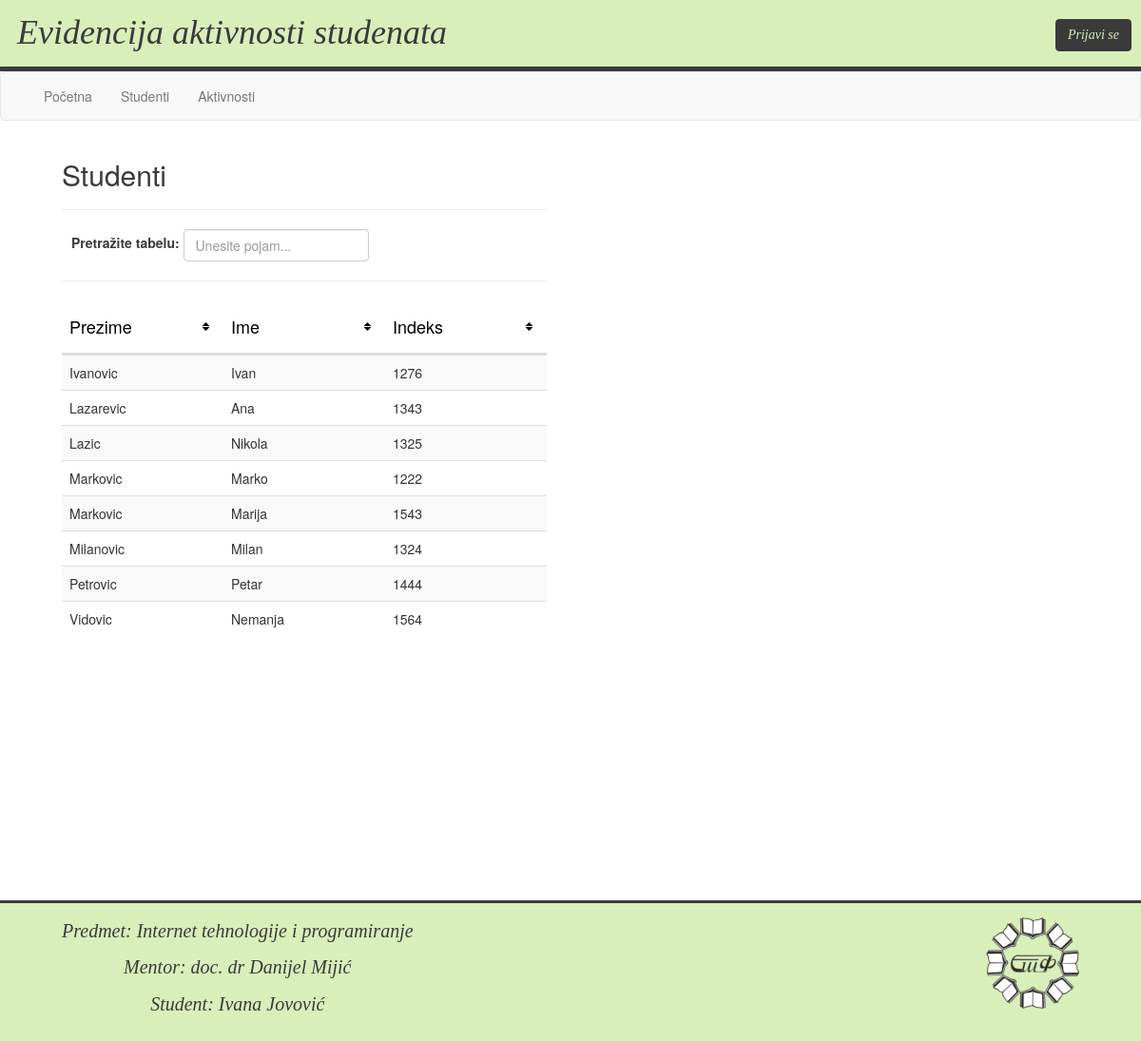
Page /students.php on the committed database.
### tables this page shows
CREATE TABLE IF NOT EXISTS `studenti` (
  `student_id` int(11) NOT NULL AUTO_INCREMENT,
  `student_ime` varchar(32) NOT NULL,
  `student_prezime` varchar(32) NOT NULL,
  `student_index` varchar(8) NOT NULL,
  PRIMARY KEY (`student_id`)
);

### students.php (the view, shortened to what this page needs)
<html>
    <?php include './head.php'; ?>
<body>
    <?php include './header_nav.php'; ?>
    <div class="container-fluid">
        <div class="row content">
            <div class="col-xs-12 col-sm-4 col-lg-11" id="mainDiv" name="mainDiv">
                <div id="tableStudent">
                    <h2>Studenti
                    <?php if(isset($_SESSION["username"])){ ?>
                    <input type="submit" class="btn btn-primary myButtons hiddenButtons" style="float: right" name="addStud" id="addStud" onclick="location.href = 'add_student.php'" value="Dodaj studenta">
                    <hr>
                    <?php }
                    else{ ?>
                    <hr width="510px" style="margin-left: 0px">
                    <?php } ?>
                    </h2>
                    <div id="search" class="search search-container form-inline">
                        <label for="search">Pretražite tabelu: </label>
                        <input id="studentSearchInput" type="text" class="form-control" placeholder="Unesite pojam..." name="search">
                    </div>
                    <?php if(isset($_SESSION["username"])){ ?>
                    <hr>
                    <?php }
                     else{ ?>
                    <hr width="510px" style="margin-left: 0px">
                    <?php } ?>
                    <div class="tableDiv table-responsive">
                    <?php
                    include './db_connection.php';
                    if(isset($_GET['order'])){
                        $order = $_GET['order'];
                    }
                    else{
                        $order = 'student_prezime';
                    }
                    if(isset($_GET['sort'])){
                        $sort = $_GET['sort'];
                    }
                    else{
                        $sort = 'ASC';
                    }
                    $query = "SELECT * FROM `studenti` ORDER BY $order $sort";
                    $sort == 'DESC' ? $sort = 'ASC' : $sort = 'DESC';
                    ?>
                    <table class="table table-striped table-hover" id="studentsTable">
                        <thead>
                            <tr>
                                <th class="table_header"><h4 class="columnName">Prezime</h4><a href="?order=student_prezime&&sort=<?php echo $sort; ?>"><input type="image" class="sort_img" src="css/sort_img.png"/></a></th>
                                <th class="table_header"><h4 class="columnName">Ime</h4><a href="?order=student_ime&&sort=<?php echo $sort; ?>"><input type="image" class="sort_img" src="css/sort_img.png"/></a></th>
                                <th class="table_header"><h4 class="columnName">Indeks</h4><a href="?order=student_index&&sort=<?php echo $sort; ?>"><input type="image" class="sort_img" src="css/sort_img.png"/></a></th>
                            </tr>
                        </thead>
                        <tbody>
                        <?php
                        $result = mysqli_query($connection, $query);
                        if($result){
                            $numrows = mysqli_num_rows($result);
                            if($numrows != 0){
                                for($i = 1; $i <= $numrows; $i++){
                                    $row = mysqli_fetch_array($result);
                                    $studPrezime = $row['student_prezime'];
                                    $studIme = $row['student_ime'];
                                    $studIndex = $row['student_index'];
                                    if($i%2 == 0){
                                    ?>
                                        <tr class="alt">
                                    <?php
                                    }
                                    else{
                                    ?>
                                        <tr>
                                    <?php
                                    }
                                    ?>
                                    <td id="studPrezime"><?php echo $studPrezime; ?></td>
                                    <td id="studIme"><?php echo $studIme; ?></td>
                                    <td id="studIndex"><?php echo $studIndex; ?></td>
                            </tr>
                            <?php }
                            }
                            else{
                                echo '<script>alert("Nema podataka u bazi!")</script>';
                            }
                        }
                        else{
                            echo '<script>alert("Došlo je do greške!")</script>';
                        }?>
                            </tbody>
                        </table>
                    </div>
                </div>
            </div>
        </div>
    </div>
    <?php include './footer.php'; ?>
</body>
</html>

### css/style.css (style rules this page uses)
.row.content { height: auto; }
#mainDiv { width: 90%; height: 95%; min-height: 650px; color: #3a3a3a; margin: 0 50px 40px 50px; }
.tableDiv { margin-bottom: 30px; height: 500px; overflow: hidden; }
#tableStudent { width: 700px; }
table { width: 100%; font-size: 14px; }
.table_header { margin-bottom: 0px; color: black; font-weight: 700; }
.columnName { float: left; }
.sort_img { float: right; margin-top: 15px; margin-bottom: 10px; }
thead, tbody { display: block; }
thead th,tbody td { width: 170px; }
tbody { height: 400px; width: inherit; overflow: auto; }
#search { margin-left: 10px; }

### rows in the picture
studenti: student_prezime "Ivanovic", student_ime "Ivan", student_index "1276"
studenti: student_prezime "Lazarevic", student_ime "Ana", student_index "1343"
studenti: student_prezime "Lazic", student_ime "Nikola", student_index "1325"
studenti: student_prezime "Markovic", student_ime "Marko", student_index "1222"
studenti: student_prezime "Markovic", student_ime "Marija", student_index "1543"
studenti: student_prezime "Milanovic", student_ime "Milan", student_index "1324"
studenti: student_prezime "Petrovic", student_ime "Petar", student_index "1444"
studenti: student_prezime "Vidovic", student_ime "Nemanja", student_index "1564"
